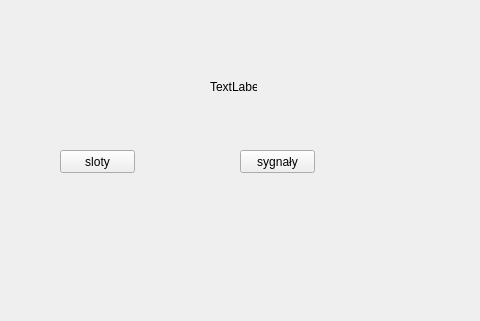
<?xml version="1.0" encoding="UTF-8"?>
<ui version="4.0">
 <class>MainWindow</class>
 <widget class="QMainWindow" name="MainWindow">
  <property name="geometry">
   <rect>
    <x>0</x>
    <y>0</y>
    <width>480</width>
    <height>321</height>
   </rect>
  </property>
  <property name="windowTitle">
   <string>MainWindow</string>
  </property>
  <widget class="QWidget" name="centralWidget">
   <widget class="QPushButton" name="pushButton">
    <property name="geometry">
     <rect>
      <x>60</x>
      <y>150</y>
      <width>75</width>
      <height>23</height>
     </rect>
    </property>
    <property name="text">
     <string>sloty</string>
    </property>
   </widget>
   <widget class="QLabel" name="label">
    <property name="geometry">
     <rect>
      <x>210</x>
      <y>80</y>
      <width>47</width>
      <height>13</height>
     </rect>
    </property>
    <property name="text">
     <string>TextLabel</string>
    </property>
    <property name="buddy">
     <cstring>label</cstring>
    </property>
   </widget>
   <widget class="QPushButton" name="pushButton_2">
    <property name="geometry">
     <rect>
      <x>240</x>
      <y>150</y>
      <width>75</width>
      <height>23</height>
     </rect>
    </property>
    <property name="text">
     <string>sygnały</string>
    </property>
   </widget>
  </widget>
 </widget>
 <layoutdefault spacing="6" margin="11"/>
 <resources/>
 <connections>
  <connection>
   <sender>pushButton_2</sender>
   <signal>clicked()</signal>
   <receiver>label</receiver>
   <slot>clear()</slot>
   <hints>
    <hint type="sourcelabel">
     <x>291</x>
     <y>157</y>
    </hint>
    <hint type="destinationlabel">
     <x>229</x>
     <y>88</y>
    </hint>
   </hints>
  </connection>
 </connections>
</ui>
